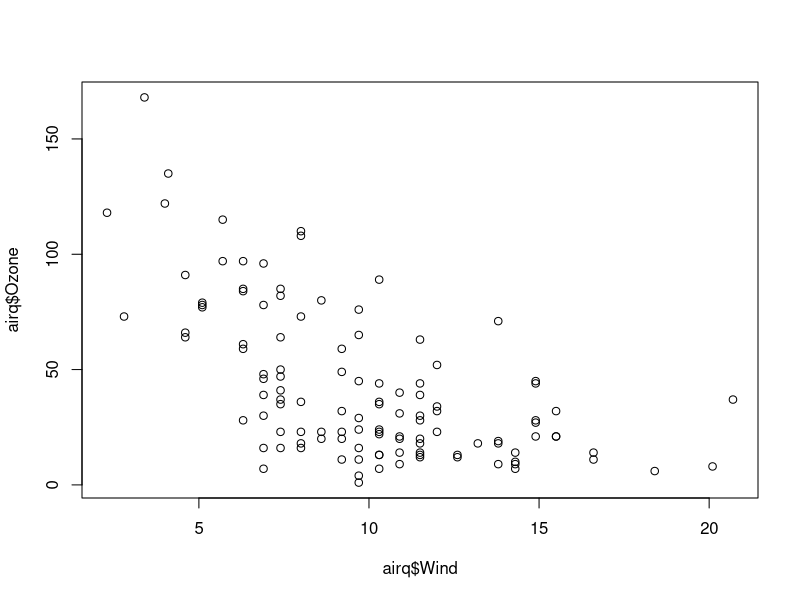

R code for this plot:
## ---- chunk 1
knitr::opts_chunk$set(echo = TRUE)
## ---- chunk 2
airq <-subset(airquality,!is.na(Ozone))
f=lm(airq$Ozone~airq$Wind)
summary(f)
## ---- chunk 3
plot(airq$Wind,airq$Ozone)
